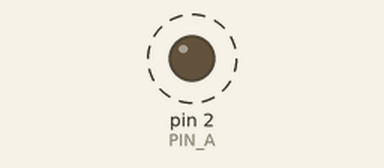
Bench run of a sketch on a simulated Arduino Uno, built with avr-gcc and run on an emulated ATmega328P. On the bench: output pins drawn as LEDs (lit = HIGH). Dashed ring = blinking.

Above: at 0.5 s.
Timing chart, 0 to 4.6 s (numbered marks = the images above):
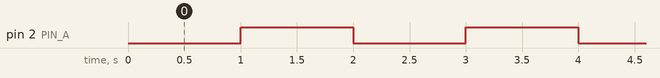

Measured:
- by itself, pin 2 (PIN_A): alternates HIGH for 1.0 s and LOW for 1.0 s

The sketch:

NOT.ino
```cpp
/*

  NOT Gate with NAND Logic

  For info and circuit diagrams see https://github.com/tardate/LittleArduinoProjects/tree/main/Electronics101/NandLogic/NOT

 */

const int PIN_A = 2;
const int DELAY = 1000;


/*
 * Command: one-time setup
 */
void setup() {
  pinMode(PIN_A, OUTPUT);
}


/*
 * Command: main loop
 */
void loop() {
  static boolean output = LOW;

  digitalWrite(PIN_A, output);
  delay(DELAY);

  output = !output;
}
```
